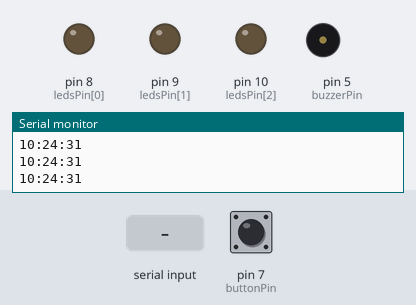
Bench run of a sketch on a simulated Arduino Uno, built with avr-gcc and run on an emulated ATmega328P. On the bench: output pins drawn as LEDs (lit = HIGH), buzzer (waves = sounding), the last lines printed to the serial monitor. The inputs (shaded band) are chosen by the test bench; at power-on: pin 7 (buttonPin) HIGH. The local clock reads 2024-03-15 10:24:30 at power-on unless the sketch sets it.

Above: at 1.7 s.
1.8 s: ",!" received over the second serial link
At 1.9 s:
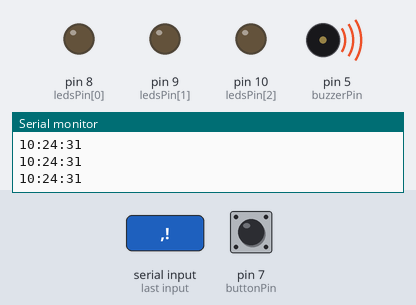
3.8 s: "90/45/200!" received over the second serial link
At 4.8 s:
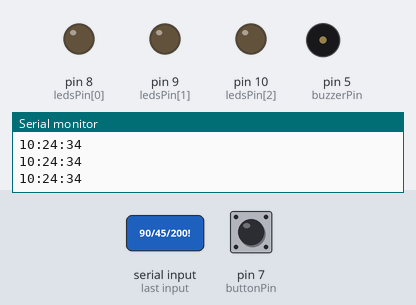
6.8 s: "90/45!" received over the second serial link
At 6.91 s:
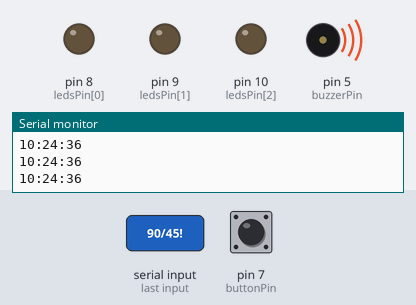
Timing chart, 0 to 9.8 s (numbered marks = the images above; inputs shaded):
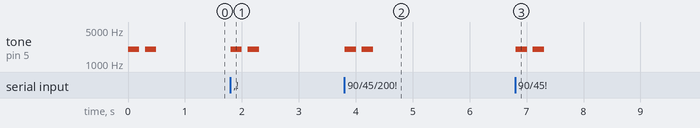

The sketch:

glong_ya_arduino.ino
```cpp
#include <Wire.h> // must be included here so that Arduino library object file references work
#include <RtcDS3231.h>
#include <SoftwareSerial.h>

RtcDS3231<TwoWire> Rtc(Wire);
SoftwareSerial Bluetooth(2,3);

uint8_t hour, minute, second;
int buzzerPin = 5;
int buttonPin = 7;
int ledsPin[3] = {8,9,10};
int alarm[3][2] = {{0,0},{0,0},{0,0}};
int toAlarm[3] = {0,0,0};

void setup ()
{
    start_buzzer();
    Serial.begin(9600);
    Bluetooth.begin(9600);
    pinMode(buttonPin, INPUT_PULLUP);
    pinMode(ledsPin[0],OUTPUT);
    pinMode(ledsPin[1],OUTPUT);
    pinMode(ledsPin[2],OUTPUT);

/*********************** RTC Setup *********************/
    Rtc.Begin();
    RtcDateTime compiled = RtcDateTime(__DATE__, __TIME__);
    RtcDateTime now = Rtc.GetDateTime();
    if (now < compiled) Rtc.SetDateTime(compiled);
    Rtc.Enable32kHzPin(false);
    Rtc.SetSquareWavePin(DS3231SquareWavePin_ModeNone);
/*********************************************************/

  for (int i = 0; i<3;i++){
    digitalWrite(ledsPin[i],LOW);
  }
}

void loop ()
{
  if (digitalRead(buttonPin)==LOW){
    for (int i=0; i<3; i++){
      digitalWrite(ledsPin[i],LOW);
    }
  }

  if (Bluetooth.available()>0){
    start_buzzer();
    String rec = Bluetooth.readStringUntil('!');
    Serial.println(rec);
    if (rec != "!"){
      String box[4];
      char sz[128];
      rec.toCharArray(sz,sizeof(sz));
      char *str,*p = sz;
      int index = 0;
      while(str = strtok(p,"/")) {
        box[index] = str;
        p = NULL;
        ++index;
      }
      alarm[0][0] = box[0].substring(0,box[0].indexOf(",")).toInt();
      alarm[0][1] = box[0].substring(box[0].indexOf(",")+1).toInt();
      alarm[1][0] = box[1].substring(0,box[1].indexOf(",")).toInt();
      alarm[1][1] = box[1].substring(box[1].indexOf(",")+1).toInt();
      alarm[2][0] = box[2].substring(0,box[2].indexOf(",")).toInt();
      alarm[2][1] = box[2].substring(box[2].indexOf(",")+1).toInt();

    }
  }

  RtcDateTime now = Rtc.GetDateTime();
  Serial.println((String)now.Hour()+":"+(String)now.Minute()+":"+(String)now.Second());
  for (int i = 0; i< 3; i++){
    if ((int)now.Hour() == alarm[i][0] && (int)now.Minute() == alarm[i][1] && (int)now.Second() == 0) {
      toAlarm[i]=1;
    }
  }

  for (int i = 0; i< 3; i++){
    if (toAlarm[i]==1){
      digitalWrite(ledsPin[i],HIGH);
    }
  }

  for (int i = 0; i< 3; i++) {
    if (toAlarm[i]==1){
      alarm_buzzer();
      toAlarm[i]=0;
      break;
    }
  }

}

void start_buzzer(){
  tone(buzzerPin,2000);
  delay(200);
  noTone(buzzerPin);
  delay(100);
  tone(buzzerPin,2000);
  delay(200);
  noTone(buzzerPin);
}

void alarm_buzzer(){
  for(int i = 0; i < 30; i ++){
    tone(buzzerPin,2000);
    delay(100);
    noTone(buzzerPin);
    delay(100);
  }
}
```

Measured:
- after the input at 1.8 s, tone on pin 5 (buzzerPin): alternates 2000 Hz for 0.20 s and silent for 0.10 s, 4 changes in all, then stays silent, starting at once
- after the input at 3.8 s, tone on pin 5 (buzzerPin): alternates 2000 Hz for 0.20 s and silent for 0.10 s, 4 changes in all, then stays silent, starting at once
- after the input at 6.8 s, tone on pin 5 (buzzerPin): alternates 2000 Hz for 0.20 s and silent for 0.10 s, 4 changes in all, then stays silent, starting at once
